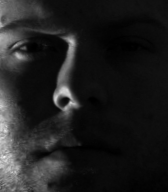
#> input picture CroppedYale/yaleB01/yaleB01_P00A+110E-20.pgm, 168 x 192 px; its folder holds only this picture in this run
$ jupyter execute --allow-errors EigenFaces2.ipynb   (shell and % lines are left out)
#> lines starting #> are read from the running program, lines starting #| are printed output that depends on the picture; long printed decimals are rounded
[cell 1]
import os
import numpy as np
import random
from matplotlib import pyplot as plt
from matplotlib.image import imread
import cv2
from PIL import Image

[cell 2]
dataset_path = 'CroppedYale/'
dataset_dir  = os.listdir(dataset_path)

width  = 195
height = 231

[cell 3]
import random

random.seed(0)

# declaring list
list = [2, 2, 4, 6, 6, 8]

# initializing the value of n
n = 4

# printing n elements from list
print(random.sample(list, n))

[cell 4]
dirs = os.listdir('CroppedYale/')

testing_pics = []
training_pics = []

for i in dirs:
    print(i)

    pics = os.listdir('CroppedYale/'+i)
    testing_mojo = random.sample(range(len(pics)), int(0.1*len(pics)))

    for j in testing_mojo:
        testing_pics.append('CroppedYale/'+i+'/'+pics[j])

    training_pics = training_pics + [f'CroppedYale/{i}/{pics[ii]}' for ii in range(len(pics)) if ii not in testing_mojo]
#> pass 2 of the loop `for i in dirs:`:

training_pics = [i for i in training_pics if '.pgm' in i]
testing_pics = [i for i in testing_pics if '.pgm' in i]

testing_pics = np.array(testing_pics)
training_pics = np.array(training_pics)

[cell 5]
training_pics_address = training_pics
testing_pics_address = testing_pics

def load_images():
    im_size=(64,64)
    training_im = []
    testing_im = []
    training_label = []
    testing_label = []

    for i in training_pics_address:
        im_a = np.array(Image.open(i),'uint8')
#> im_a is the input picture: shape (192, 168); min 0, max 243, mean 31.4
        im_a = cv2.resize(im_a, im_size, fx=0.5, fy=0.5, interpolation = cv2.INTER_AREA)
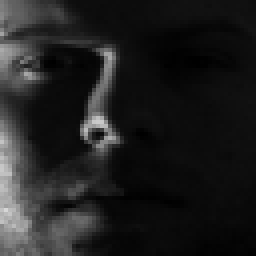
#> im_a: shape (64, 64) (shown 4 times larger); min 0, max 214, mean 31.4
        training_im.append(im_a)
        gg = i.split('/')
        gg = gg[1]
        training_label.append(gg)
#> pass 2 of the loop in load_images, `for i in training_pics_address:`:
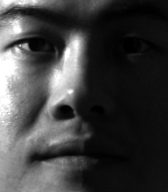
#> input picture CroppedYale/yaleB02/yaleB02_P00A+085E+20.pgm, 168 x 192 px
#> in load_images, im_a is the input picture: shape (192, 168); min 0, max 255, mean 63.2
#> in load_images, `im_a = cv2.resize(im_a, im_size, fx=0.5, fy=0.5, interpolation = cv2.I..`:
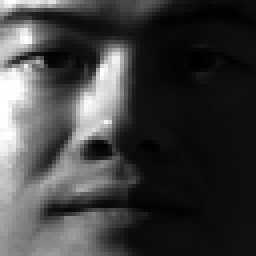
#> im_a: shape (64, 64) (shown 4 times larger); min 0, max 255, mean 63.2
#> pass 3 of the loop in load_images, `for i in training_pics_address:`:
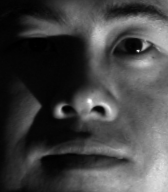
#> input picture CroppedYale/yaleB02/yaleB02_P00A-050E-40.pgm, 168 x 192 px
#> in load_images, im_a is the input picture: shape (192, 168); min 0, max 255, mean 67.3
#> in load_images, `im_a = cv2.resize(im_a, im_size, fx=0.5, fy=0.5, interpolation = cv2.I..`:
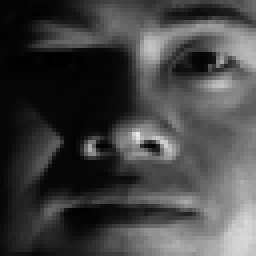
#> im_a: shape (64, 64) (shown 4 times larger); min 0, max 234, mean 67.3

    for i in testing_pics_address:
        im_a = np.array(Image.open(i),'uint8')
        im_a = cv2.resize(im_a, im_size, fx=0.5, fy=0.5, interpolation = cv2.INTER_AREA)
        testing_im.append(im_a)
        gg = i.split('/')
        gg = gg[1]
        testing_label.append(gg)

    return np.array(training_im), np.array(training_label), np.array(testing_im), np.array(testing_label)

training_im, training_label, testing_im, testing_label = load_images()
#> testing_im = empty array; testing_label = empty array

[cell 6]
training_tensor = np.ndarray(shape=(len(training_pics_address), 64*64), dtype=np.float64)

for i in range(len(training_im)):
    training_tensor[i,:] = np.array(training_im[i], dtype='float64').flatten()
    if i<8:
        plt.subplot(2,4,1+i)
        plt.imshow(training_im[i], cmap='gray')
#> this loop made 3 passes
plt.show()
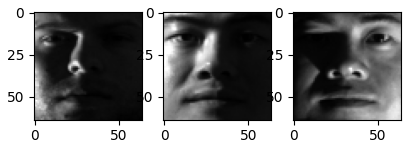
#> figure drawn by matplotlib, 3 panels

[cell 7]
mean_face = np.zeros((1,64*64))

for i in training_tensor:
    mean_face = np.add(mean_face,i)

mean_face = np.divide(mean_face,float(len(training_pics_address))).flatten()
#> mean_face = 4096 values, max 149.3 at index 2240, min 1.67 at index 972, mean 53.94

plt.imshow(mean_face.reshape(64, 64), cmap='gray')
plt.tick_params(labelleft='off', labelbottom='off', bottom='off',top='off',right='off',left='off', which='both')
plt.show()
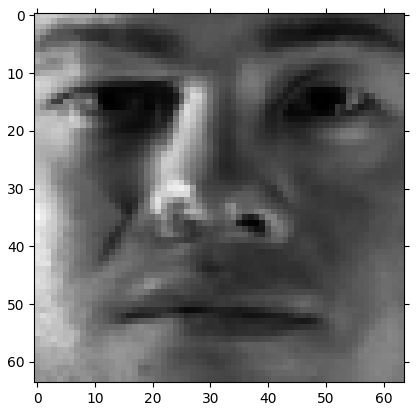
#> figure drawn by matplotlib, 1 panel

[cell 8]
height = 64
width = 64

normalised_training_tensor = np.ndarray(shape=(len(training_pics_address), height*width))

for i in range(len(training_pics_address)):
    normalised_training_tensor[i] = np.subtract(training_tensor[i],mean_face)

[cell 9]
plt.clf()
for i in range(len(training_pics_address)):
    img = normalised_training_tensor[i].reshape(height,width)
    if i<8:
        plt.subplot(2,4,1+i)
        plt.imshow(img, cmap='gray')
        plt.tick_params(labelleft='off', labelbottom='off', bottom='off',top='off',right='off',left='off', which='both')
#> this loop made 3 passes
#> pass 1, `img = normalised_training_tensor[i].reshape(height,width)`:
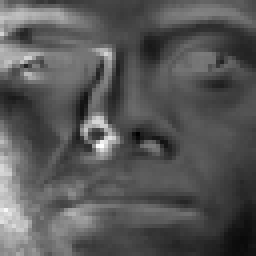
#> img: shape (64, 64) float64 (shown 4 times larger); min -82, max 91.67, mean -22.6; drawn with min black and max white
#> pass 2, `img = normalised_training_tensor[i].reshape(height,width)`:
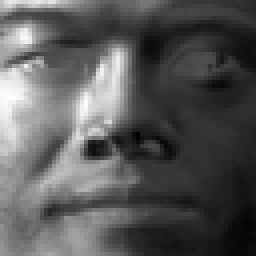
#> img: shape (64, 64) float64 (shown 4 times larger); min -69, max 156, mean 9.2; drawn with min black and max white
#> pass 3, `img = normalised_training_tensor[i].reshape(height,width)`:
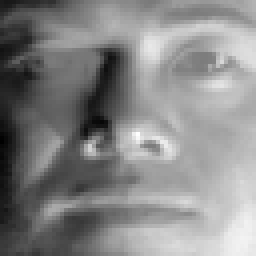
#> img: shape (64, 64) float64 (shown 4 times larger); min -142.3, max 151, mean 13.4; drawn with min black and max white
plt.show()

# EIGENVECTORS AND VALUES USING SVD

[cell 10]
len(training_pics_address)

[cell 11]
cov_matrix = np.cov(normalised_training_tensor)
#> cov_matrix = [[605.1, 357.4, -962.5], [357.4, 2666.9, -3024.3], [-962.5, -3024.3, 3986.8]]
cov_matrix = np.divide(cov_matrix,len(training_pics_address))
#> cov_matrix = [[201.7, 119.1, -320.8], [119.1, 889, -1008.1], [-320.8, -1008.1, 1328.9]]
print(cov_matrix.shape)
#| (3, 3)
print('Covariance matrix of X: \n%s' %cov_matrix)
#| Covariance matrix of X:
#| [[  201.702    119.131  -320.833]
#|  [  119.131   888.965 -1008.096 ]
#|  [ -320.833 -1008.096   1328.929]]

[cell 12]
eigenvalues, eigenvectors, = np.linalg.eig(cov_matrix)
#> eigenvalues = [2193.8, 225.8, -4.38e-13]; eigenvectors = [[-0.161, -0.8, 0.577], [-0.613, 0.54, 0.577], [0.774, 0.261, 0.577]]
print('Eigenvectors of Cov(X): \n%s' %eigenvectors)
#| Eigenvectors of Cov(X):
#| [[-0.1613 -0.8004  0.5774]
#|  [-0.6126  0.5399   0.5774]
#|  [ 0.7738  0.2606  0.5774]]
print('\nEigenvalues of Cov(X): \n%s' %eigenvalues)
#| Eigenvalues of Cov(X):
#| [ 2.19380462e+03  2.25791136e+02 -4.37892659e-13]

[cell 13]
eigenvectors.shape
#> Out = (3, 3)

[cell 14]
eig_pairs = [(eigenvalues[index], eigenvectors[:,index]) for index in range(len(eigenvalues))]
#> eig_pairs = [(2193.8, [-0.161, -0.613, 0.774]), (225.8, [-0.8, 0.54, 0.261]), (-4.38e-13, [0.577, 0.577, 0.577])]

# Sort the eigen pairs in descending order:
eig_pairs.sort(reverse=True)
eigvalues_sort  = [eig_pairs[index][0] for index in range(len(eigenvalues))]
#> eigvalues_sort = [2193.8, 225.8, -4.38e-13]
eigvectors_sort = [eig_pairs[index][1] for index in range(len(eigenvalues))]
#> eigvectors_sort = [[-0.161, -0.613, 0.774], [-0.8, 0.54, 0.261], [0.577, 0.577, 0.577]]

[cell 15]
var_comp_sum = np.cumsum(eigvalues_sort)/sum(eigvalues_sort)
#> var_comp_sum = [0.907, 1, 1]

# Show cumulative proportion of varaince with respect to components
print("Cumulative proportion of variance explained vector: \n%s" %var_comp_sum)
#| Cumulative proportion of variance explained vector:
#| [0.9067 1.         1.        ]

# x-axis for number of principal components kept
num_comp = range(1,len(eigvalues_sort)+1)
plt.title('Cum. Prop. Variance Explain and Components Kept')
plt.xlabel('Principal Components')
plt.ylabel('Cum. Prop. Variance Expalined')

plt.scatter(num_comp, var_comp_sum)
plt.show()
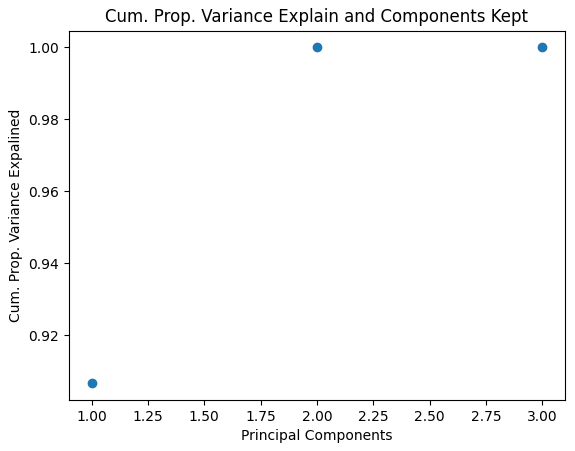
#> figure drawn by matplotlib, 1 panel

[cell 16]
reduced_data = np.array(eigvectors_sort[:8]).transpose()
#> reduced_data has the same summary as eigenvectors

[cell 17]
proj_data = np.dot(training_tensor.transpose(),reduced_data)
proj_data = proj_data.transpose()

[cell 18]
for i in range(proj_data.shape[0]):
    img = proj_data[i].reshape(height,width)
    if i < 8:
        plt.subplot(2,4,1+i)
        plt.imshow(img, cmap='jet')
        plt.tick_params(labelleft='off', labelbottom='off', bottom='off',top='off',right='off',left='off', which='both')
#> this loop made 3 passes
#> pass 1, `img = proj_data[i].reshape(height,width)`:
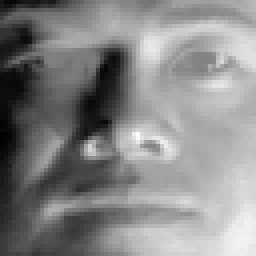
#> img: shape (64, 64) float64 (shown 4 times larger); min -177.8, max 172.3, mean 8.3; drawn with min black and max white
#> pass 2, `img = proj_data[i].reshape(height,width)`:
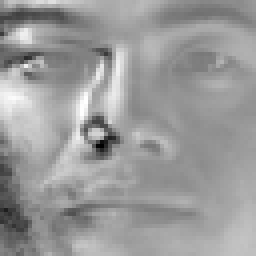
#> img: shape (64, 64) float64 (shown 4 times larger); min -109.9, max 114.4, mean 26.5; drawn with min black and max white
#> pass 3, `img = proj_data[i].reshape(height,width)`:
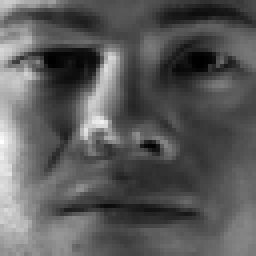
#> img: shape (64, 64) float64 (shown 4 times larger); min 2.89, max 258.7, mean 93.4; drawn with min black and max white
plt.show()

[cell 19]
w = np.array([np.dot(proj_data,i) for i in normalised_training_tensor])
#> w = [[-5116026.4, -4674178.5, -7779768.9], [-16194251.3, 2499911.5, 8621777.7], [21310277.8, 2174267, -842008.8]]

#> (a cell that did not finish here is left out)

#> (a cell that did not finish here is left out)

#> (a cell that did not finish here is left out)

#> (a cell that did not finish here is left out)

[cell 24]
w.shape
#> Out = (3, 3)

[cell 25]
correct_pred = 0
def recogniser(curr_testing_im, curr_testing_label, proj_data, w):
    global count, num_images, correct_pred
    unknown_face_vector = np.array(curr_testing_im, dtype='float64').flatten()
    normalised_uface_vector = unknown_face_vector-mean_face
    w_unknown = np.dot(proj_data, normalised_uface_vector)
    diff  = w - w_unknown
    norms = np.linalg.norm(diff, axis=1)
    index = np.argmin(norms)

    t1 = 100111536
    t0 = 88831687

    if norms[index] < t1 or True:
#         print

        if norms[index] < t0 or True: # It's a face
            print("=====================")
            print(curr_testing_label)
            print(training_label[index])
            print("=====================")
            if curr_testing_label == training_label[index]:
#                 plt.title('Matched:'+'.'.join(training_label[index]), color='g')
#                 plt.imshow(imread('Dataset/'+train_image_names[index]), cmap='gray')

                correct_pred += 1
# [25 lines of commented-out code are left out]
for idx, curr_testing_im in enumerate(testing_im):
    recogniser(curr_testing_im, testing_label[idx], proj_data, w)
#> this loop made 0 passes

# plt.show()

#> (the rest of this cell did not finish here and is left out)
